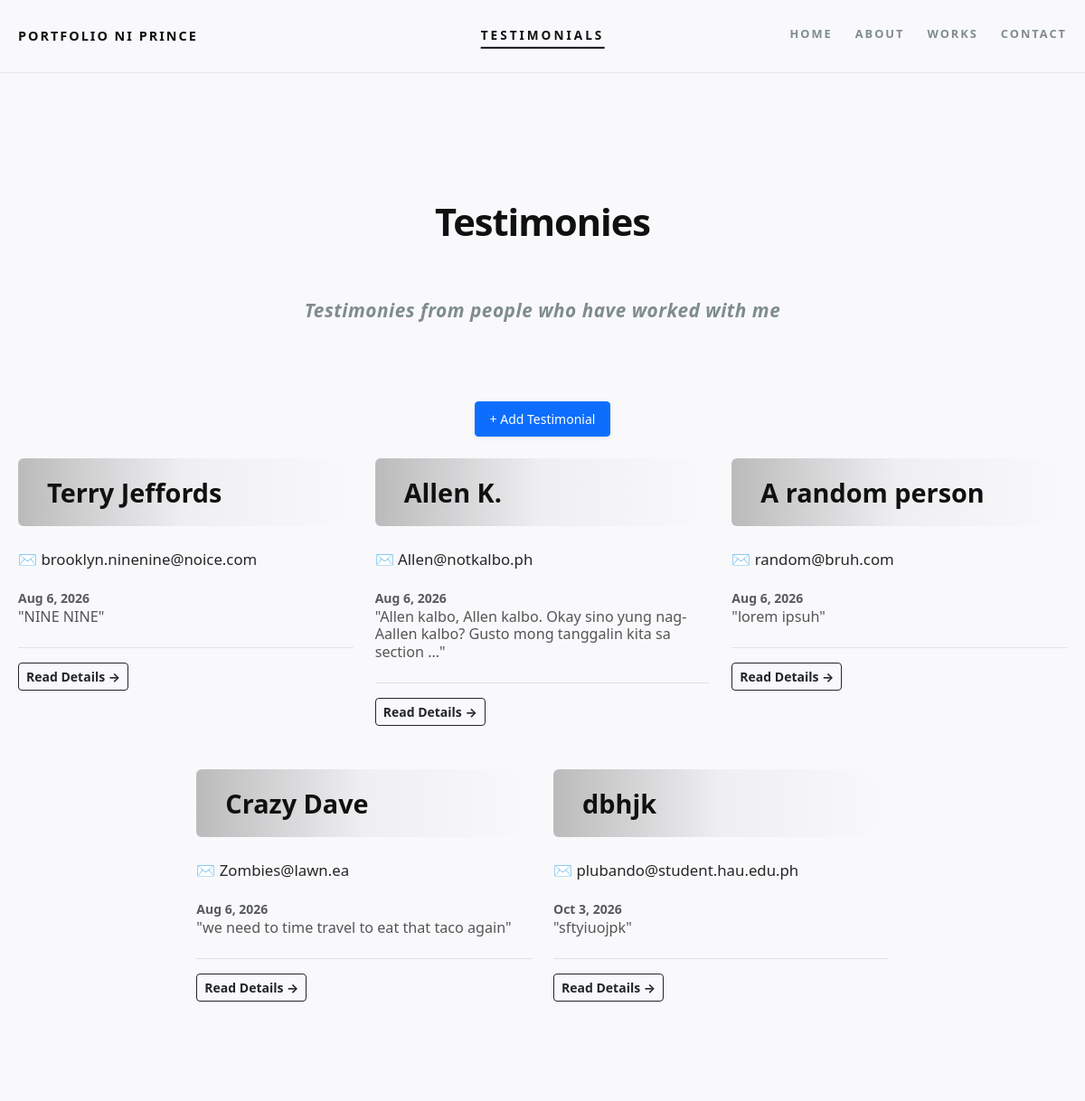
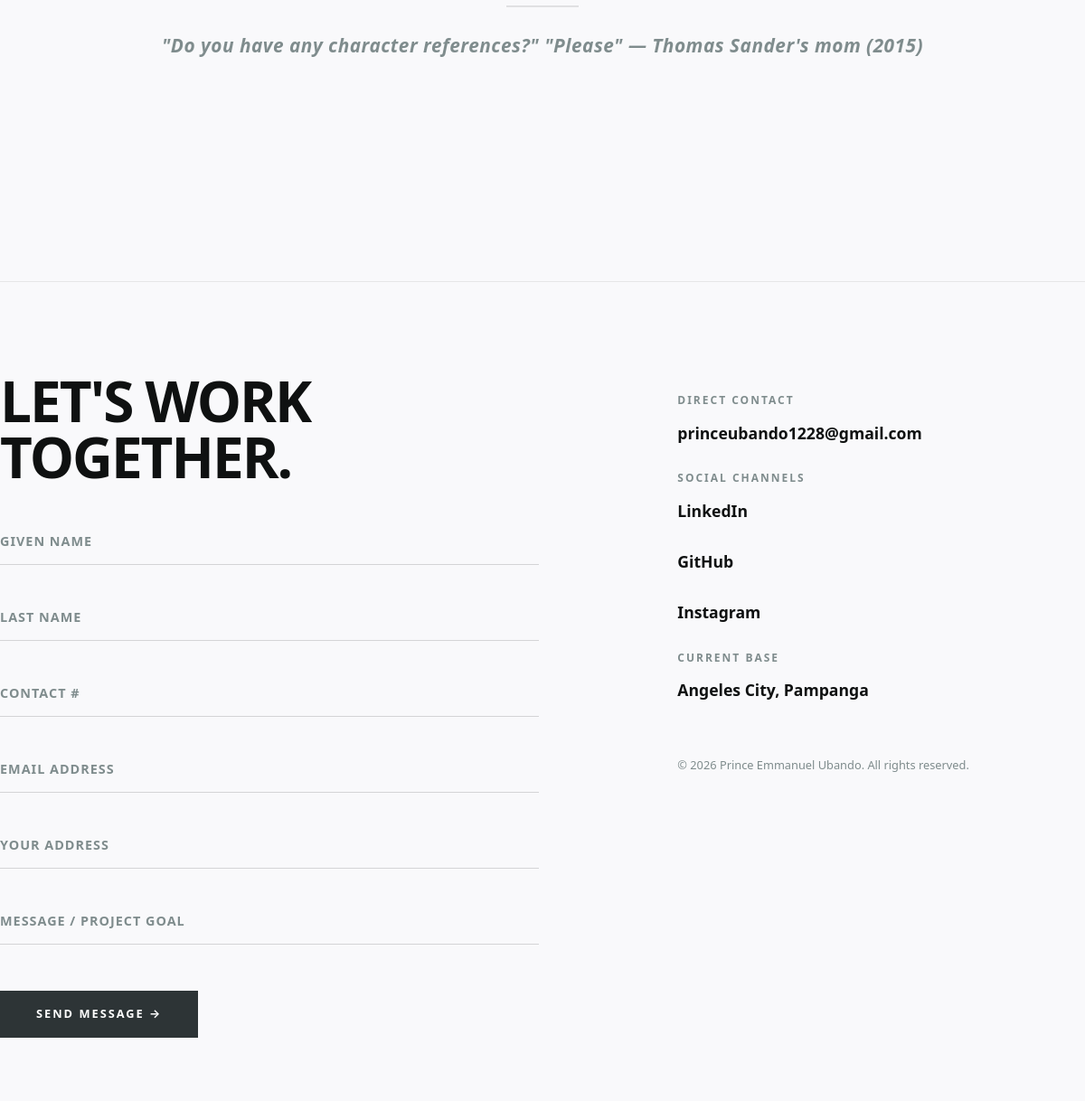
The page /testimonies/ on the database its author committed (2 pictures, top to bottom).
### portDATA/models.py (models this page shows, shortened)
class TestimonialDATA(models.Model):
    full_name = models.CharField(max_length=100)
    email = models.EmailField()
    content = models.TextField()
    created_at = models.DateTimeField(auto_now_add=True)

### portDATA/views.py (the view)
# urls.py: path('testimonies/', views.TestimonialDATAListView.as_view(), name='testimony'),
class TestimonialDATAListView(ListView):
    model = TestimonialDATA
    template_name = 'testimony.html'
    context_object_name = 'testimonies'
    def get_context_data(self, **kwargs):
        context = super().get_context_data(**kwargs)
        context['testimony_form'] = TestimonialDATAForm()
        return context

### portDATA/forms.py
class TestimonialDATAForm(forms.ModelForm):
    class Meta:
        model = TestimonialDATA
        fields = ['full_name', 'email', 'content']
        widgets = {
            'full_name': forms.TextInput(attrs={'class': 'form-control', 'placeholder': 'Full Name'}),
            'email': forms.EmailInput(attrs={'class': 'form-control', 'placeholder': 'Email'}),
            'content': forms.Textarea(attrs={'class': 'form-control', 'rows': 4, 'placeholder': 'Your testimonial...'}),
        }

### templates/testimony.html (shortened to what this page needs)
{% extends 'base.html' %}
{% block content %}
<main class="centered-content-wrapper works-main-stage">
    <div class="row mb-4 text-center">
        <div class="col-12">
            <h2 class="works-main-title mb-7">Testimonies</h2>
            <h3 class="context-heading-text mb-3">Testimonies from people who have worked with me</h3>
            <br><br><br>
            <button type="button" class="btn btn-primary btn-sm px-3 py-2 shadow-sm" data-bs-toggle="modal" data-bs-target="#addTestimonialModal">
                + Add Testimonial
            </button>
        </div>
    </div>
    <div class="row g-4 justify-content-center">
        {% for testimony in testimonies %}
            <div class="col-lg-4 col-md-6 col-12 mb-4 d-flex">
                <div class="project-card-column w-100">
                    <div>
                        <div class="work-capsule-label-wrapper">
                            <div class="work-capsule-title">{{ testimony.full_name }}</div>
                        </div>
                        <div class="project-meta-details mt-3">
                            <p class="project-sub-text">✉ {{ testimony.email }}</p>
                            <small class="text-muted fw-semibold">{{ testimony.created_at|date:"M j, Y" }}</small>
                            <p class="project-sub-sub-text">"{{ testimony.content|truncatewords:15 }}"</p>
                        </div>
                    </div>
                    <div class="mt-4 pt-3 border-top">
                        <a href="{% url 'testimonialDATA_detail' testimony.id %}" class="btn btn-sm btn-outline-dark fw-bold">
                            Read Details →
                        </a>
                    </div>
                </div>
            </div>
        {% empty %}
            <div class="col-12 text-center text-muted py-5 fs-5">
                No testimonies available yet. Click <strong>+ Add Testimonial</strong> to submit the first one!
            </div>
        {% endfor %}
    </div>
    <br><br><br>
    <div class="row context-banner-row">
        <div class="col-12 text-center">
            <div class="context-divider-line"></div>
            <h3 class="context-heading-text">"Do you have any character references?" "Please" — Thomas Sander's mom (2015)</h3>
        </div>
    </div>
</main>
{% endblock %}

### static/css/styles.css (style rules this page uses)
:root { --bg-main: #f9f9fb; --panel-dark: #2d3436; --rndm-bx-lmnt: #4cd886; --mega-undrln: #118b11; --text-heading: #0f1111; --text-muted: #7f8c8d; --transition-smooth: cubic-bezier(0.25, 1, 0.5, 1); }
body { background-color: var(--bg-main); color: var(--text-heading); min-height: 100vh; overflow-x: hidden; }
.centered-content-wrapper { max-width: 1250px; margin: 0 auto; padding: 0 20px; }
.works-main-stage { padding-top: 140px; padding-bottom: 100px; }
.works-main-title { font-size: 2.6rem; font-weight: 800; text-transform: capitalize; color: var(--text-heading); margin-bottom: 60px; letter-spacing: -1px; }
.work-capsule-label-wrapper { width: 100%; margin-bottom: 24px; }
.work-capsule-title { width: 100%; text-align: left; font-size: 1.8rem; font-weight: 700; color: var(--text-heading); padding: 16px 32px; border-radius: 16px 100px 100px 16px; background: linear-gradient(90deg, rgba(0, 0, 0, 0.25) 0%, rgba(0, 0, 0, 0.04) 50%, rgba(0, 0, 0, 0) 100%); box-shadow: inset 1px 1px 0px rgba(255, 255, 255, 0.05); }
.project-sub-text { font-size: 1.05rem; line-height: 1.6; color: var(--text-heading); font-weight: 500; opacity: 0.9; max-width: 95%; }
.project-sub-sub-text { font-size: 1.01rem; line-height: 1.2; color: var(--text-heading); font-weight: 500; opacity: 0.7; max-width: 95%; }
.context-banner-row { margin-top: 20px; padding-bottom: 40px; }
.context-divider-line { width: 80px; height: 2px; background-color: rgba(0, 0, 0, 0.1); margin: 0 auto 30px auto; }
.context-heading-text { font-size: 1.3rem; font-weight: 600; font-style: italic; color: var(--text-muted); letter-spacing: 0.5px; }

### rows shown on the page
TestimonialDATA: full_name "Terry Jeffords", email "brooklyn.ninenine@noice.com", created_at "Aug 6, 2026", content "NINE NINE"
TestimonialDATA: full_name "Allen K.", email "Allen@notkalbo.ph", created_at "Aug 6, 2026", content "Allen kalbo, Allen kalbo. Okay sino yung nag-Aallen kalbo? Gusto mong tanggalin kita sa section …"
TestimonialDATA: full_name "A random person", email "random@bruh.com", created_at "Aug 6, 2026", content "lorem ipsuh"
TestimonialDATA: full_name "Crazy Dave", email "Zombies@lawn.ea", created_at "Aug 6, 2026", content "we need to time travel to eat that taco again"
TestimonialDATA: full_name "dbhjk", email "plubando@student.hau.edu.ph", created_at "Oct 3, 2026", content "sftyiuojpk"
